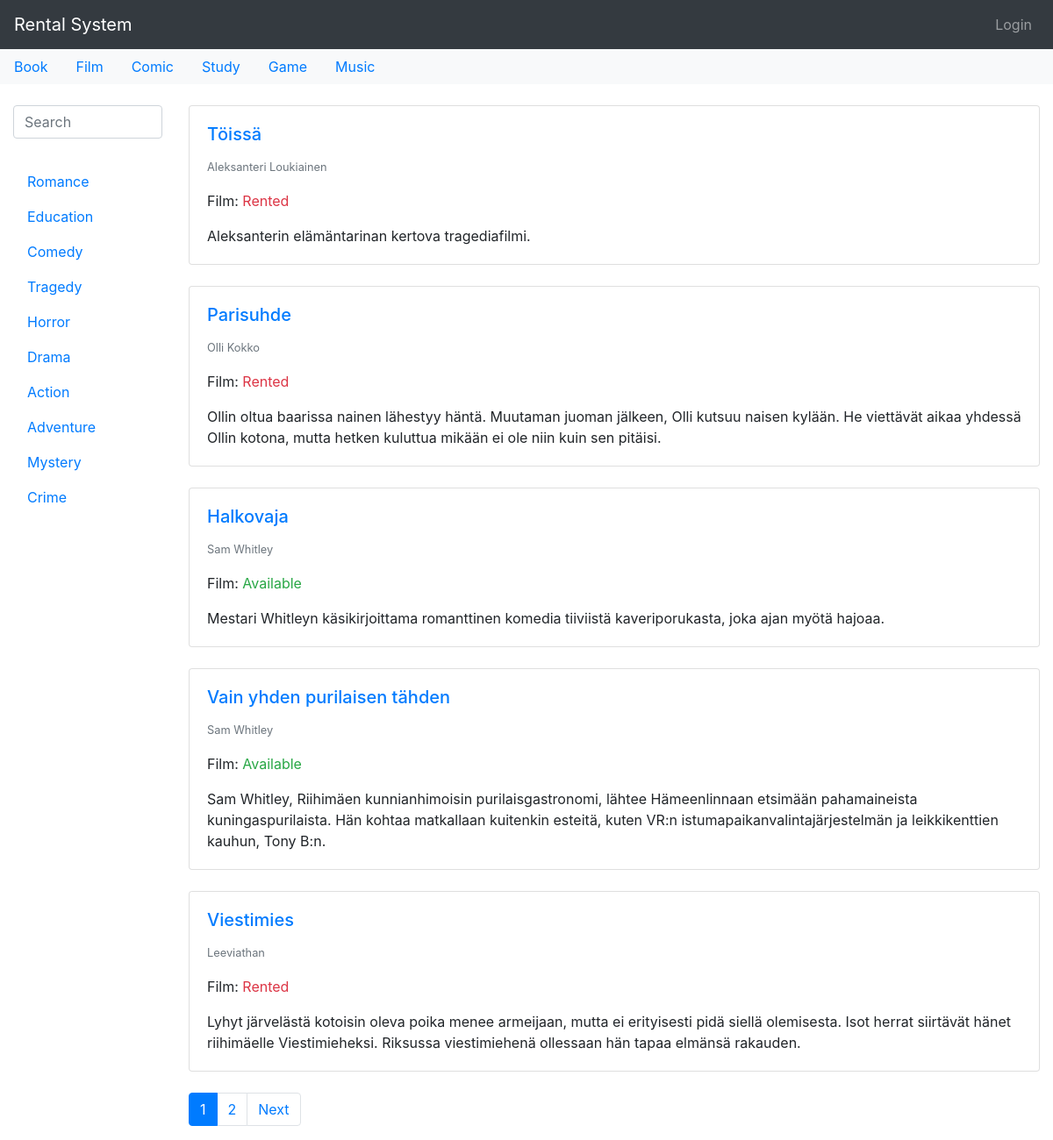
/type/Film, run on the app's committed database.
### rental_system/models.py (models this page shows, shortened)
class Type(models.Model):
    type = models.CharField(max_length=200)
    def __str__(self):
        return self.type

class Work(models.Model):
    creators = models.ManyToManyField(Creator)
    type = models.ForeignKey(Type, on_delete=models.CASCADE)
    genres = models.ManyToManyField(Genre)
    publishers = models.ManyToManyField(Publisher, blank=True)
    title = models.CharField(max_length=200)
    desc = models.TextField(max_length=500)
    trailer = models.URLField(blank=True)
    image = models.URLField(blank=True)
    date_added = models.DateTimeField()
    pub_date = models.IntegerField(
        default=datetime.date.today().year
        ,
        validators=[
            MaxValueValidator(datetime.date.today().year),
            MinValueValidator(1800)
        ]
    )
    def available(self):
        rented = RentedWork.objects.filter(rented_work_id = self.id, returned=False).order_by('-rent_date').first()
        if rented:
            return False
        else:
            return True

class Creator(models.Model):
    first_name = models.CharField(max_length=200, null=True)
    last_name = models.CharField(max_length=200, null=True)
    display_name = models.CharField(max_length=200, default="Display name")
    use_display_name = models.BooleanField(default=False)
    def __str__(self):
        if (self.use_display_name == True):
            return self.display_name
        else:
            return self.first_name + " " + self.last_name

### rental_system/views.py (the view)
# urls.py: path('type/<str:type_name>', views.type, name='type'),
def type(request, type_name):
    works = Work.objects.filter(type__type = type_name).order_by('-pub_date')
    types = Type.objects.all()
    genres = Work.objects.filter(type__type = type_name).values_list('genres__genre', flat=True).distinct()
    if not request.GET.get('search'):
        paginator = Paginator(works, 5)
        page_number = request.GET.get('page')
        page_obj = paginator.get_page(page_number)
    else:
        page_obj = works
    context = {'works': page_obj, 'types': types, 'genres': genres}
    query = ""
    if request.GET.get('search'):
        query = request.GET['search']
        context['query'] = str(query)
    posts = sorted(search(query), key=attrgetter('title'), reverse=True)
    context['posts'] = posts
    return render(request, 'rental_system/type.html', context)

### rental_system/models.py (called while the page is built)
    def __str__(self):
        return self.genre

### rental_system/views.py (called while the page is built)
def search(query=None):
    queryset = []
    queries = query.split(" ") #
    for search in queries:
        obj = Work.objects.filter(Q(title__iexact=search) | Q(desc__iexact=search))
        for post in obj:
            queryset.append(post)
    return list(set(queryset))

### rental_system/templates/rental_system/type.html (shortened to what this page needs)
{% extends 'base.html' %}
{% block content %}
{% load static %}
<link rel="stylesheet" href="{% static 'mobile.css' %}">
{% include 'mini-nav.html' %}
<div class="container-fluid">
    <br>
    <div class="row">
        <div class="col-lg-2 col-12">
            {% include 'sidebar.html' %}
        </div>
        {% if works %}
        <div class="col-lg-10 col-12">
            {% if not query %}
            {% for work in works %}
            {% include 'works.html' %}
            {% endfor %}
            {% endif %}
            <nav aria-label="Page navigation example">
                <ul class="pagination">
                    {% for i in works.paginator.page_range %}
                    {% if works.number == i %}
                    <li class="page-item active"><a class="page-link" href="?page={{ i }}">{{ i }}</a></li>
                    {% else %}
                    <li class="page-item"><a class="page-link" href="?page={{ i }}">{{ i }}</a></li>
                    {% endif %}
                    {% endfor %}
                    {% if works.has_next %}
                    <li class="page-item"><a class="page-link" href="?page={{ works.next_page_number }}">Next</a></li>
                    {% endif %}
                </ul>
            </nav>
        </div>
    </div>
    {% else %}
    <p>No works are available.</p>
    {% endif %}
</div>
{% endblock %}

### templates/mini-nav.html
{% block 'mini-nav' %}
{% if types %}
        <ul class="nav bg-light" style="overflow-x: auto;">
            {% for type in types %}
            <li class="nav-item">
                <a class="nav-link active" href="{% url 'type' type %}">{{ type }}</a>
            </li>
            {% endfor %}
        </ul>
        {% endif %}
{% endblock %}

### templates/works.html
{% block works %}
<div class="card">
    <div class="card-body">
        <a href="{% url 'work' work.id %}">
            <h5 class="card-title">{{ work.title }}</h5>
        </a>
        <p class="card-text"><small class="text-muted">{{ work.creators.all|join:", " }}</small></p>
        <p class="card-text">{{ work.type.type }}:
        {% if work.available %}
        <span class="text-success">Available</span>
        {% else %}
        <span class="text-danger">Rented</span>
        {% endif %}
        </p>
        <p class="card-text">{{ work.desc }}</p>
    </div>
</div>
<br>
{% endblock %}

### data on the page
Type: type "Book"
Type: type "Film"
Type: type "Comic"
Type: type "Study"
Type: type "Game"
Type: type "Music"
Work: title "Töissä", creators.all "Aleksanteri Loukiainen", type.type "Film", shows "Rented", desc "Aleksanterin elämäntarinan kertova tragediafilmi."
Work: title "Parisuhde", creators.all "Olli Kokko", type.type "Film", shows "Rented", desc "Ollin oltua baarissa nainen lähestyy häntä. Muutaman juoman jälkeen, Olli kutsuu naisen kylään. He viettävät aikaa yhdessä Ollin kotona, mutta hetken kuluttua mikään ei ole niin kuin sen pitäisi."
Work: title "Halkovaja", creators.all "Sam Whitley", type.type "Film", shows "Available", desc "Mestari Whitleyn käsikirjoittama romanttinen komedia tiiviistä kaveriporukasta, joka ajan myötä hajoaa."
Work: title "Vain yhden purilaisen tähden", creators.all "Sam Whitley", type.type "Film", shows "Available", desc "Sam Whitley, Riihimäen kunnianhimoisin purilaisgastronomi, lähtee Hämeenlinnaan etsimään pahamaineista kuningaspurilaista. Hän kohtaa matkallaan kuitenkin esteitä, kuten VR:n istumapaikanvalintajärjestelmän ja leikkikenttien kauhun, Tony B:n."
Work: title "Viestimies", creators.all "Leeviathan", type.type "Film", shows "Rented", desc "Lyhyt järvelästä kotoisin oleva poika menee armeijaan, mutta ei erityisesti pidä siellä olemisesta. Isot herrat siirtävät hänet riihimäelle Viestimieheksi. Riksussa viestimiehenä ollessaan hän tapaa elmänsä rakauden."

### other printed values
{{ genre }} "Romance" "Education" "Comedy" "Tragedy" "Horror" "Drama" "Action" "Adventure" "Mystery" "Crime"
{{ i }} "1"
{{ i }} "2"
